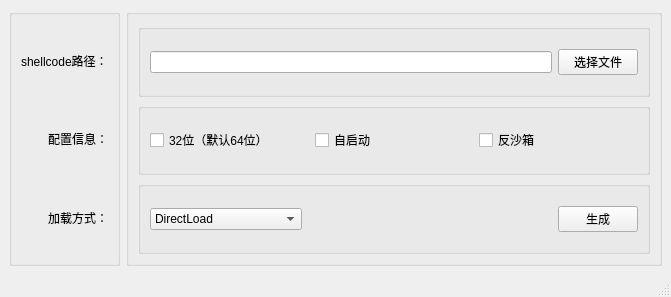
<?xml version="1.0" encoding="UTF-8"?>
<ui version="4.0">
 <class>MainWindow</class>
 <widget class="QMainWindow" name="MainWindow">
  <property name="geometry">
   <rect>
    <x>0</x>
    <y>0</y>
    <width>671</width>
    <height>297</height>
   </rect>
  </property>
  <property name="windowTitle">
   <string>shellcode加载器</string>
  </property>
  <widget class="QWidget" name="centralwidget">
   <layout class="QHBoxLayout" name="horizontalLayout_2">
    <item>
     <widget class="QGroupBox" name="groupBox">
      <property name="title">
       <string/>
      </property>
      <layout class="QVBoxLayout" name="verticalLayout_2">
       <item>
        <widget class="QLabel" name="label">
         <property name="text">
          <string>shellcode路径：</string>
         </property>
        </widget>
       </item>
       <item>
        <widget class="QLabel" name="label_2">
         <property name="text">
          <string>配置信息：</string>
         </property>
         <property name="alignment">
          <set>Qt::AlignRight|Qt::AlignTrailing|Qt::AlignVCenter</set>
         </property>
        </widget>
       </item>
       <item>
        <widget class="QLabel" name="label_3">
         <property name="text">
          <string>加载方式：</string>
         </property>
         <property name="alignment">
          <set>Qt::AlignRight|Qt::AlignTrailing|Qt::AlignVCenter</set>
         </property>
        </widget>
       </item>
      </layout>
     </widget>
    </item>
    <item>
     <widget class="QGroupBox" name="groupBox_2">
      <property name="title">
       <string/>
      </property>
      <layout class="QVBoxLayout" name="verticalLayout_3">
       <item>
        <widget class="QGroupBox" name="groupBox_3">
         <property name="title">
          <string/>
         </property>
         <layout class="QHBoxLayout" name="horizontalLayout_3">
          <item>
           <widget class="QLineEdit" name="lineEdit_file_select">
            <property name="text">
             <string notr="true"/>
            </property>
           </widget>
          </item>
          <item>
           <widget class="QPushButton" name="pushButton_select">
            <property name="text">
             <string>选择文件</string>
            </property>
           </widget>
          </item>
         </layout>
        </widget>
       </item>
       <item>
        <widget class="QGroupBox" name="groupBox_4">
         <property name="title">
          <string/>
         </property>
         <layout class="QHBoxLayout" name="horizontalLayout_4">
          <item>
           <widget class="QCheckBox" name="checkBox_is32">
            <property name="text">
             <string>32位（默认64位）</string>
            </property>
           </widget>
          </item>
          <item>
           <widget class="QCheckBox" name="checkBox_selflaunch">
            <property name="text">
             <string>自启动</string>
            </property>
           </widget>
          </item>
          <item>
           <widget class="QCheckBox" name="checkBox_antisandbox">
            <property name="text">
             <string>反沙箱</string>
            </property>
           </widget>
          </item>
         </layout>
        </widget>
       </item>
       <item>
        <widget class="QGroupBox" name="groupBox_5">
         <property name="title">
          <string/>
         </property>
         <layout class="QHBoxLayout" name="horizontalLayout_5">
          <item>
           <widget class="QComboBox" name="comboBox_LoadMethed">
            <property name="iconSize">
             <size>
              <width>40</width>
              <height>16</height>
             </size>
            </property>
            <item>
             <property name="text">
              <string>DirectLoad</string>
             </property>
            </item>
            <item>
             <property name="text">
              <string>DynamicLoad</string>
             </property>
            </item>
            <item>
             <property name="text">
              <string>SEHLoad</string>
             </property>
            </item>
            <item>
             <property name="text">
              <string>CreateThreatPoolWait</string>
             </property>
            </item>
            <item>
             <property name="text">
              <string>Fiber</string>
             </property>
            </item>
            <item>
             <property name="text">
              <string>APCInject</string>
             </property>
            </item>
            <item>
             <property name="text">
              <string>NtCreateSectionInject</string>
             </property>
            </item>
            <item>
             <property name="text">
              <string>NtTestAlertLoad</string>
             </property>
            </item>
            <item>
             <property name="text">
              <string>OEPLoad</string>
             </property>
            </item>
            <item>
             <property name="text">
              <string>ThreadInject</string>
             </property>
            </item>
           </widget>
          </item>
          <item>
           <spacer name="horizontalSpacer">
            <property name="orientation">
             <enum>Qt::Horizontal</enum>
            </property>
            <property name="sizeHint" stdset="0">
             <size>
              <width>40</width>
              <height>20</height>
             </size>
            </property>
           </spacer>
          </item>
          <item>
           <widget class="QPushButton" name="pushButton_generator">
            <property name="text">
             <string>生成</string>
            </property>
           </widget>
          </item>
         </layout>
        </widget>
       </item>
      </layout>
     </widget>
    </item>
   </layout>
  </widget>
  <widget class="QMenuBar" name="menubar">
   <property name="geometry">
    <rect>
     <x>0</x>
     <y>0</y>
     <width>671</width>
     <height>22</height>
    </rect>
   </property>
  </widget>
  <widget class="QStatusBar" name="statusbar"/>
 </widget>
 <resources/>
 <connections/>
</ui>
